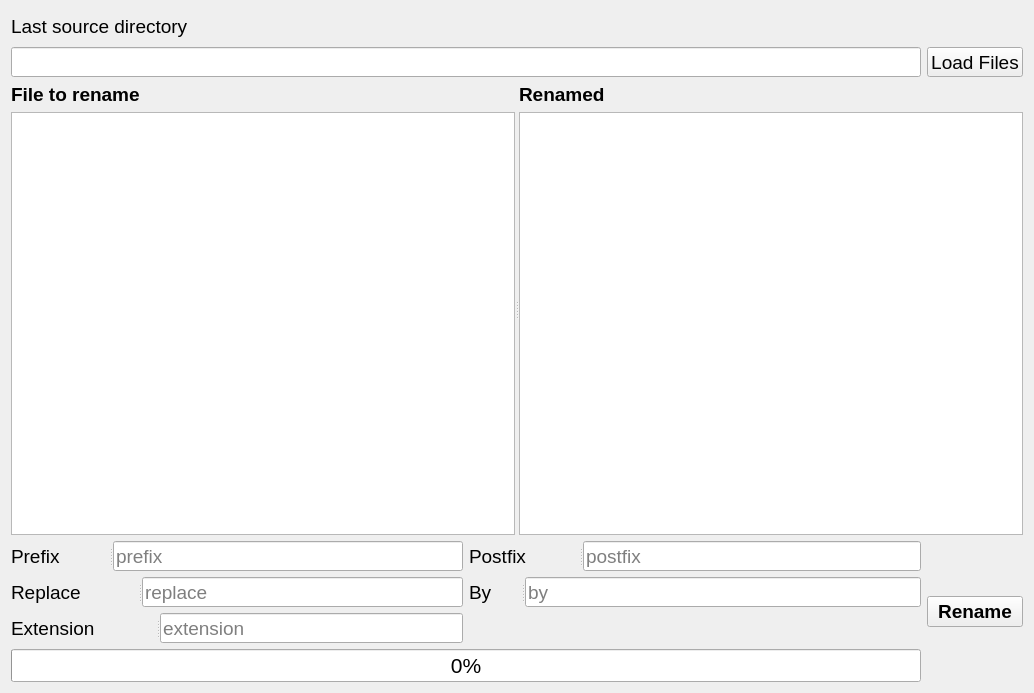
<?xml version="1.0" encoding="UTF-8"?>
<ui version="4.0">
 <class>Window</class>
 <widget class="QWidget" name="Window">
  <property name="geometry">
   <rect>
    <x>0</x>
    <y>0</y>
    <width>1034</width>
    <height>693</height>
   </rect>
  </property>
  <property name="windowTitle">
   <string>RP Renamer</string>
  </property>
  <layout class="QGridLayout" name="gridLayout_3">
   <item row="0" column="0">
    <widget class="QLabel" name="label">
     <property name="minimumSize">
      <size>
       <width>0</width>
       <height>30</height>
      </size>
     </property>
     <property name="maximumSize">
      <size>
       <width>16777215</width>
       <height>30</height>
      </size>
     </property>
     <property name="font">
      <font>
       <pointsize>14</pointsize>
      </font>
     </property>
     <property name="text">
      <string>Last source directory</string>
     </property>
    </widget>
   </item>
   <item row="1" column="0" colspan="2">
    <widget class="QLineEdit" name="dirEdit">
     <property name="minimumSize">
      <size>
       <width>0</width>
       <height>30</height>
      </size>
     </property>
     <property name="maximumSize">
      <size>
       <width>16777215</width>
       <height>30</height>
      </size>
     </property>
    </widget>
   </item>
   <item row="1" column="2">
    <widget class="QPushButton" name="loadFilesButton">
     <property name="minimumSize">
      <size>
       <width>0</width>
       <height>30</height>
      </size>
     </property>
     <property name="maximumSize">
      <size>
       <width>16777215</width>
       <height>30</height>
      </size>
     </property>
     <property name="font">
      <font>
       <pointsize>14</pointsize>
      </font>
     </property>
     <property name="text">
      <string>Load Files</string>
     </property>
    </widget>
   </item>
   <item row="2" column="0" colspan="3">
    <widget class="QSplitter" name="splitter">
     <property name="orientation">
      <enum>Qt::Horizontal</enum>
     </property>
     <widget class="QWidget" name="">
      <layout class="QVBoxLayout" name="verticalLayout">
       <item>
        <widget class="QLabel" name="label_2">
         <property name="font">
          <font>
           <pointsize>14</pointsize>
           <weight>75</weight>
           <bold>true</bold>
          </font>
         </property>
         <property name="text">
          <string>File to rename</string>
         </property>
        </widget>
       </item>
       <item>
        <widget class="QListWidget" name="srcFileList"/>
       </item>
      </layout>
     </widget>
     <widget class="QWidget" name="">
      <layout class="QVBoxLayout" name="verticalLayout_2">
       <item>
        <widget class="QLabel" name="label_3">
         <property name="font">
          <font>
           <pointsize>14</pointsize>
           <weight>75</weight>
           <bold>true</bold>
          </font>
         </property>
         <property name="text">
          <string>Renamed</string>
         </property>
        </widget>
       </item>
       <item>
        <widget class="QListWidget" name="dstFileList"/>
       </item>
      </layout>
     </widget>
    </widget>
   </item>
   <item row="3" column="0">
    <widget class="QSplitter" name="splitter_2">
     <property name="orientation">
      <enum>Qt::Horizontal</enum>
     </property>
     <widget class="QLabel" name="label_4">
      <property name="minimumSize">
       <size>
        <width>0</width>
        <height>30</height>
       </size>
      </property>
      <property name="maximumSize">
       <size>
        <width>16777215</width>
        <height>30</height>
       </size>
      </property>
      <property name="font">
       <font>
        <pointsize>14</pointsize>
        <weight>50</weight>
        <bold>false</bold>
       </font>
      </property>
      <property name="text">
       <string>Prefix</string>
      </property>
     </widget>
     <widget class="QLineEdit" name="txtPrefix">
      <property name="minimumSize">
       <size>
        <width>0</width>
        <height>30</height>
       </size>
      </property>
      <property name="maximumSize">
       <size>
        <width>16777215</width>
        <height>30</height>
       </size>
      </property>
      <property name="font">
       <font>
        <pointsize>14</pointsize>
       </font>
      </property>
      <property name="placeholderText">
       <string>prefix</string>
      </property>
     </widget>
    </widget>
   </item>
   <item row="3" column="1">
    <widget class="QSplitter" name="splitter_3">
     <property name="orientation">
      <enum>Qt::Horizontal</enum>
     </property>
     <widget class="QLabel" name="label_5">
      <property name="minimumSize">
       <size>
        <width>0</width>
        <height>30</height>
       </size>
      </property>
      <property name="maximumSize">
       <size>
        <width>16777215</width>
        <height>30</height>
       </size>
      </property>
      <property name="font">
       <font>
        <pointsize>14</pointsize>
        <weight>50</weight>
        <bold>false</bold>
       </font>
      </property>
      <property name="text">
       <string>Postfix</string>
      </property>
     </widget>
     <widget class="QLineEdit" name="txtPostfix">
      <property name="minimumSize">
       <size>
        <width>0</width>
        <height>30</height>
       </size>
      </property>
      <property name="maximumSize">
       <size>
        <width>16777215</width>
        <height>30</height>
       </size>
      </property>
      <property name="font">
       <font>
        <pointsize>14</pointsize>
       </font>
      </property>
      <property name="placeholderText">
       <string>postfix</string>
      </property>
     </widget>
    </widget>
   </item>
   <item row="4" column="0">
    <widget class="QSplitter" name="splitter_4">
     <property name="orientation">
      <enum>Qt::Horizontal</enum>
     </property>
     <widget class="QLabel" name="label_6">
      <property name="minimumSize">
       <size>
        <width>0</width>
        <height>30</height>
       </size>
      </property>
      <property name="maximumSize">
       <size>
        <width>16777215</width>
        <height>30</height>
       </size>
      </property>
      <property name="font">
       <font>
        <pointsize>14</pointsize>
        <weight>50</weight>
        <bold>false</bold>
       </font>
      </property>
      <property name="text">
       <string>Replace</string>
      </property>
     </widget>
     <widget class="QLineEdit" name="txtReplace">
      <property name="minimumSize">
       <size>
        <width>0</width>
        <height>30</height>
       </size>
      </property>
      <property name="maximumSize">
       <size>
        <width>16777215</width>
        <height>30</height>
       </size>
      </property>
      <property name="font">
       <font>
        <pointsize>14</pointsize>
       </font>
      </property>
      <property name="placeholderText">
       <string>replace</string>
      </property>
     </widget>
    </widget>
   </item>
   <item row="4" column="1">
    <widget class="QSplitter" name="splitter_5">
     <property name="orientation">
      <enum>Qt::Horizontal</enum>
     </property>
     <widget class="QLabel" name="label_7">
      <property name="minimumSize">
       <size>
        <width>0</width>
        <height>30</height>
       </size>
      </property>
      <property name="maximumSize">
       <size>
        <width>16777215</width>
        <height>30</height>
       </size>
      </property>
      <property name="font">
       <font>
        <pointsize>14</pointsize>
        <weight>50</weight>
        <bold>false</bold>
       </font>
      </property>
      <property name="text">
       <string>By</string>
      </property>
     </widget>
     <widget class="QLineEdit" name="txtBy">
      <property name="minimumSize">
       <size>
        <width>0</width>
        <height>30</height>
       </size>
      </property>
      <property name="maximumSize">
       <size>
        <width>16777215</width>
        <height>30</height>
       </size>
      </property>
      <property name="font">
       <font>
        <pointsize>14</pointsize>
       </font>
      </property>
      <property name="placeholderText">
       <string>by</string>
      </property>
     </widget>
    </widget>
   </item>
   <item row="5" column="0">
    <widget class="QSplitter" name="splitter_6">
     <property name="orientation">
      <enum>Qt::Horizontal</enum>
     </property>
     <widget class="QLabel" name="label_8">
      <property name="minimumSize">
       <size>
        <width>0</width>
        <height>30</height>
       </size>
      </property>
      <property name="maximumSize">
       <size>
        <width>16777215</width>
        <height>30</height>
       </size>
      </property>
      <property name="font">
       <font>
        <pointsize>14</pointsize>
        <weight>50</weight>
        <bold>false</bold>
       </font>
      </property>
      <property name="text">
       <string>Extension</string>
      </property>
     </widget>
     <widget class="QLineEdit" name="txtExtension">
      <property name="minimumSize">
       <size>
        <width>0</width>
        <height>30</height>
       </size>
      </property>
      <property name="maximumSize">
       <size>
        <width>16777215</width>
        <height>30</height>
       </size>
      </property>
      <property name="font">
       <font>
        <pointsize>14</pointsize>
       </font>
      </property>
      <property name="placeholderText">
       <string>extension</string>
      </property>
     </widget>
    </widget>
   </item>
   <item row="6" column="0" colspan="2">
    <widget class="QProgressBar" name="pgBar">
     <property name="font">
      <font>
       <pointsize>16</pointsize>
      </font>
     </property>
     <property name="value">
      <number>0</number>
     </property>
    </widget>
   </item>
   <item row="3" column="2" rowspan="4">
    <widget class="QPushButton" name="btnRename">
     <property name="font">
      <font>
       <pointsize>14</pointsize>
       <weight>75</weight>
       <bold>true</bold>
      </font>
     </property>
     <property name="text">
      <string>Rename</string>
     </property>
    </widget>
   </item>
  </layout>
 </widget>
 <resources/>
 <connections/>
</ui>
